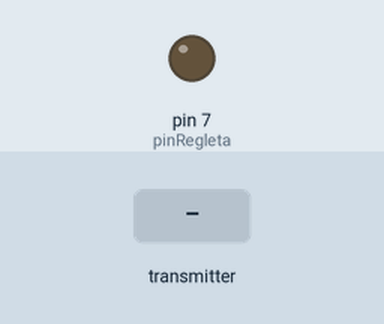
The sketch below on a simulated Arduino Uno, built with avr-gcc and run on an emulated ATmega328P. Shown: output pins drawn as LEDs (lit = HIGH). Inputs (shaded band) come from the test bench. No radio packets arrive unless stated; what the sketch prints to the serial monitor is not drawn.

Above: at 2.2 s.
2.3 s: the transmitter starts sending ValorRegleta = 0
At 3.2 s:
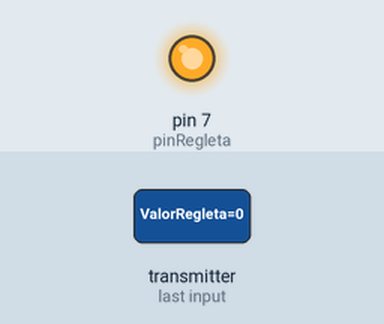
Timing chart, 0 to 5.3 s (numbered marks = the images above; inputs shaded):
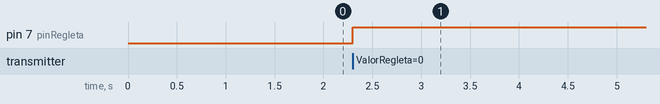

The sketch:

Regleta.ino
```cpp
#include <SPI.h>
#include <nRF24L01.h>
#include <RF24.h>

//SPI
#define CE_PIN 4
#define CSN_PIN 3
//radio
const uint64_t pipe = 0xE8E8F0F0E1LL;
RF24 radio(CE_PIN, CSN_PIN);

int confirmacion=0;
int ValorRegleta=1;
int pinRegleta=7;
bool enciende=false;
void setup()
{
  Serial.begin(9600);
  delay(1000);
  Serial.println("Nrf24L01 Receiver Starting");
  pinMode(pinRegleta,OUTPUT);
  radio.begin();
  radio.openReadingPipe(1,pipe);
  radio.startListening();
}

void loop()
{
  if ( radio.available() )
  {

    bool done = false;
    while (!done){

      done = radio.read( &ValorRegleta, sizeof(ValorRegleta) );
     // Serial.print("Valor de manta = ");
     // Serial.println(ValorRegleta);
      if(ValorRegleta==1)
        enciende=false;
      else
        enciende=true;
    }
 }
 else
 {
      if(enciende)
        digitalWrite(pinRegleta,HIGH);
      else
        digitalWrite(pinRegleta,LOW);

     // Serial.println("No radio disponible");
  }

}
```

Measured:
- after the input at 2.3 s, pin 7 (pinRegleta): LOW → HIGH at once
